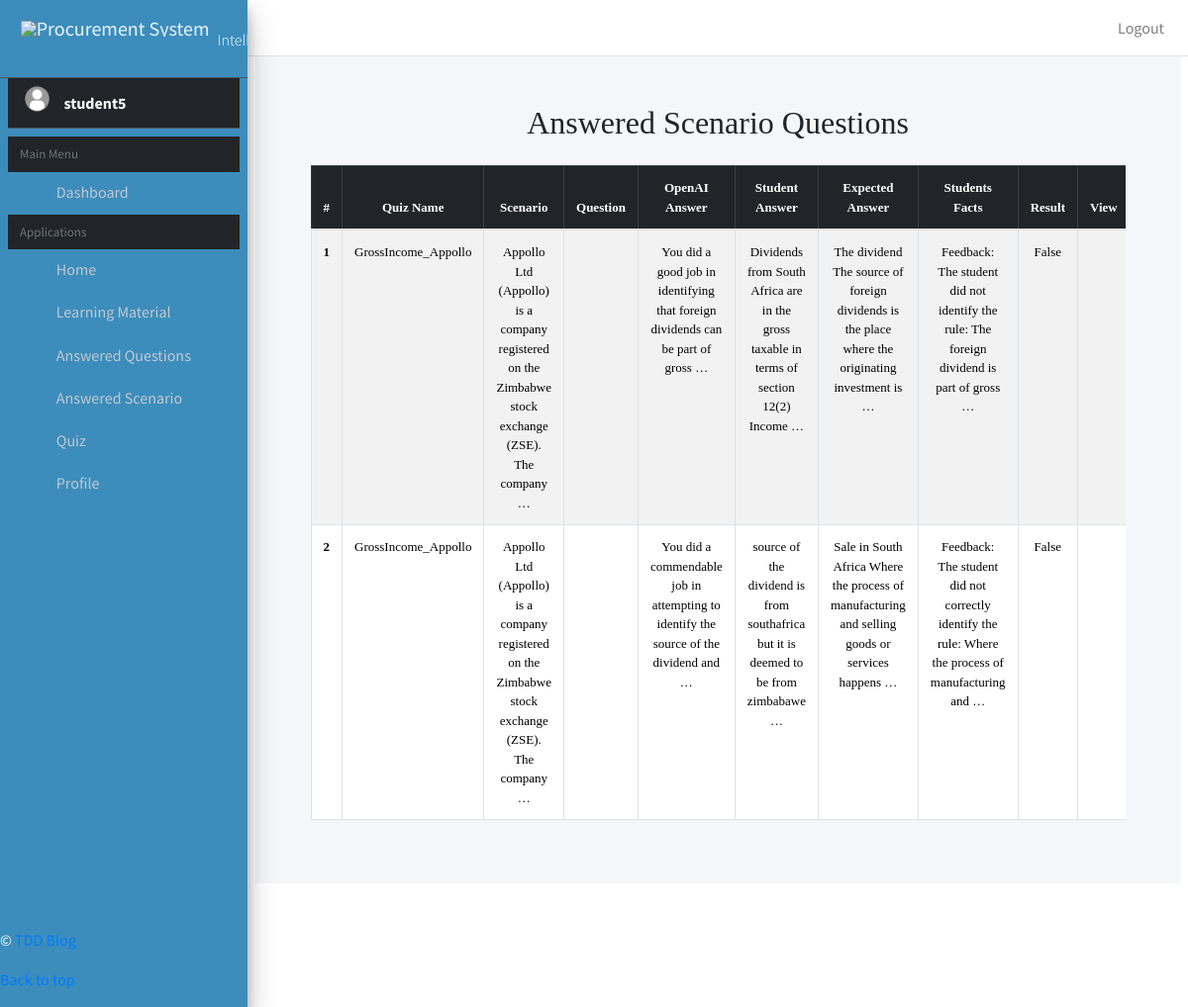
Page /answered_scenarion_questions/ (signed in) on the committed database.
### class_room/models.py (models this page shows)
class AnsweredScenarioQuestions(models.Model):
    student = models.ForeignKey(User,on_delete=models.CASCADE, related_name='all_answered_scenario_questions')
    scenario_question = models.ForeignKey(QuestionScenario,on_delete=models.CASCADE,null=True)
    student_answer = models.TextField(null=True,blank=True)
    openai_answer = models.TextField(null=True,blank=True)
    student_facts_identified = models.TextField(null=True,blank=True)
    is_answered_correct = models.BooleanField(default=False, null=True,blank=True)

class QuestionScenario(models.Model):
    id = models.IntegerField(primary_key=True)
    name = models.TextField()
    notes = models.TextField()
    required=models.TextField()
    income_statment_key = models.TextField()
    concept_link = models.TextField()
    competency_level = models.TextField()
    Concept_Knowledge_repository_id = models.CharField(max_length=50)
    Course_Name = models.TextField()
    Answer = models.TextField()
    rule_fact = models.ForeignKey(RuleFact, on_delete=models.SET_NULL, null=True, blank=True)

### class_room/views.py (the view)
# urls.py: path('answered_scenarion_questions/', views.answered_scenarion_questions, name='answered_scenarion_questions'),
@login_required
def answered_scenarion_questions(request):
    questions = AnsweredScenarioQuestions.objects.filter(student=request.user)
    return render(request,'class_room/answeres_scenarion_question.html',{"questions":questions})

### templates/class_room/answeres_scenarion_question.html
{% extends 'base.html' %}
{% block content %}
<div style="font-family: Poppins;font-size: small !important;" class="content-wrapper">
    <section class="content">
      <div class="container-fluid p-5">
        <h2 class="text-center mb-4">Answered Scenario Questions</h2>
        <div class="table-responsive">
            <table class="table table-striped table-bordered text-center">
                <thead class="table-dark">
                    <tr>
                        <th scope="col">#</th>
                        <th scope="col">Quiz Name</th>
                        <th scope="col">Scenario</th>
                        <th scope="col">Question</th>
                        <th scope="col">OpenAI Answer</th>
                        <th scope="col">Student Answer</th>
                        <th scope="col">Expected Answer</th>
                        <th scope="col">Students Facts</th>
                        <th scope="col">Result</th>
                        <th scope="col">View</th>
                    </tr>
                </thead>
                <tbody>
                    {% for question in questions %}
                    <tr>
                        <th scope="row">{{ forloop.counter }}</th>
                        <td>{{ question.scenario_question.name }}</td>
                        <td>{{ question.scenario_question.notes|truncatewords:15 }}</td>
                        <td>{{ question.scenario_question.reqiured }}</td>
                        <td>{{ question.openai_answer|truncatewords:15 }}</td>
                        <td>{{ question.student_answer|truncatewords:15 }}</td>
                        <td>{{ question.scenario_question.Answer|truncatewords:15 }}</td>
                        <td>{{ question.student_facts_identified|truncatewords:15 }}</td>
                        <td>{{ question.is_answered_correct }}</td>
                        <td><a href="{% url 'answered_scenario_question_by_id' question.id %}" ><i class="fa fa-eye"></i></a></td>
                    </tr>
                    {% empty %}
                    <tr>
                        <td colspan="4" class="text-center text-muted">No questions answered yet.</td>
                    </tr>
                    {% endfor %}
                </tbody>
            </table>
        </div>
</div>
    </section>
</div>
{% endblock %}

### templates/base.html (shortened to what this page needs)
{% load static %}
<!DOCTYPE html>
<html>
<head>
    <link href="https://cdn.jsdelivr.net/npm/bootstrap@5.3.3/dist/css/bootstrap.min.css" rel="stylesheet"
>
    <link rel="stylesheet" href="https://cdn.jsdelivr.net/npm/select2@4.1.0-rc.0/dist/css/select2.min.css">
    {% include 'css_dashboard.html' %}
</head>
<body>
    <nav class="main-header navbar navbar-expand navbar-white navbar-light">
        <ul class="navbar-nav">
            <li class="nav-item">
                <a class="nav-link" data-widget="pushmenu" href="#" role="button"><i class="fas fa-bars"></i></a>
            </li>
        </ul>
        <ul class="navbar-nav ml-auto">
            <li class="nav-item">
                <a class="nav-link" data-widget="fullscreen" href="#" role="button">
                    <i class="fas fa-expand-arrows-alt"></i>
                </a>
            </li>
            <li class="nav-item">
                <a class="nav-link" data-widget="control-sidebar" data-slide="true" href="#" role="button">
                    <i class="fas fa-th-large"></i>
                </a>
            </li>
            <li>
                {% if user.is_authenticated %}
                <a class="nav-link" data-slide="true" href="{% url 'logout' %}" role="button">
                    Logout
                </a>
                {% else %}
                <a class="nav-link" data-slide="true" href="{% url 'signup_page' %}" role="button">
                    <i class="fa fa-sign-out" aria-hidden="true"></i>
                    Sign Up
                </a>
                {% endif %}
            </li>
        </ul>
    </nav>
    <aside class="main-sidebar sidebar-dark-primary elevation-4 bg-lightblue">
        <span class="brand-link py-4">
            <img src="{% static 'dashboard/img/learning-management-system.png' %}" alt="Procurement System"
                class="brand-image img-square" style="opacity: .9">
            <span class="brand-text font-weight-light fs-6"> Intelligence Tutoring</span>
        </span>
        <div class="sidebar">
            {% if user.is_authenticated %}
            <div class="user-panel py-1 text-bg-dark d-flex">
                <div class="image">
                    <img src="{% static 'dashboard/img/user_image160x160.png' %}" class="img-circle" alt="User Image">
                </div>
                <div class="info">
                    <span class="d-block text-light fw-bold py-1">{{user}}</span>
                </div>
            </div>
            {% endif %}
            <nav class="mt-2" style="overflow: hidden;position: relative;height: 800px !important;">
                <ul class="nav nav-pills nav-sidebar flex-column" data-widget="treeview" role="menu"
                    data-accordion="false">
                    <li style="font-size: small !important;" class="nav-header text-muted text-bg-dark">Main Menu</li>
                    <li class="nav-item">
                        <a href="{% url 'homepage' %}" class="nav-link">
                            <i style="font-size: small !important;" class="nav-icon fas fa-tachometer-alt"></i>
                            <p>
                                Dashboard
                            </p>
                        </a>
                    </li>
                    {% if user.is_authenticated %}
                    <li style="font-size: small !important; " class="nav-header text-muted text-bg-dark">Applications</li>
                    <li class="nav-item">
                        <a href="{% url 'homepage' %}" class="nav-link">
                            <i style="font-size: small !important;" class="nav-icon fas fa-copy"></i>
                            <p>
                                Home
                            </p>
                        </a>
                    </li>
                    <li class="nav-item">
                        <a href="{% url 'learning_materials' %}" class="nav-link">
                            <i style="font-size: small !important;" class="nav-icon far fa-file"></i>
                            <p>
                                Learning Material
                            </p>
                        </a>
                    </li>
                    <li class="nav-item">
                        <a href="{% url 'answered_questions' %}" class="nav-link">
                            <i style="font-size: small !important;" class="nav-icon fas fa-equals"></i>
                            <p>
                                Answered Questions
                            </p>
                        </a>
                    </li>
                    <li class="nav-item">
                        <a href="{% url 'answered_scenarion_questions' %}" class="nav-link">
                            <i style="font-size: small !important;" class="nav-icon fas fa-boxes"></i>
                            <p>
                                Answered Scenario
                            </p>
                        </a>
                    </li>
                    <li class="nav-item">
                        <a href="{% url 'quiz_management' %}" class="nav-link">
                            <i style="font-size: small !important;" class="nav-icon fas fa-calculator"></i>
                            <p>
                                Quiz
                            </p>
                        </a>
                    </li>
                    <li class="nav-item">
                        <a href="{% url 'current_user_profile' %}" class="nav-link">
                            <i style="font-size: small !important;" class="nav-icon fas fa-user"></i>
                            <p>
                                Profile
                            </p>
                        </a>
                    </li>
                    {% endif %}
                </ul>
            </nav>
        </div>
        <footer class="blog-footer">
            <p>&copy; <a href="">TDD Blog</a></p>
            <p>
                <a href="{% url 'homepage' %}">Back to top</a>
            </p>
        </footer>
    </aside>
    <main class="container-fluid">
        {% block content %}
        {% endblock content %}
    </main>
    {% include 'javascript_dashboard.html' %}
</body>
</html>

### templates/css_dashboard.html (shortened to what this page needs)
{% load static %}
<link rel="stylesheet" href="{% static 'dashboard/plugins/fontawesome-free/css/all.min.css' %}">
<link rel="stylesheet" href="https://code.ionicframework.com/ionicons/2.0.1/css/ionicons.min.css">
<link rel="stylesheet" href="{% static 'dashboard/css/adminlte.min.css' %}">

### templates/javascript_dashboard.html (shortened to what this page needs)
{% load static %}
<link href="https://cdn.jsdelivr.net/npm/bootstrap-icons@1.7.2/font/bootstrap-icons.css" rel="stylesheet">

### templates/css_dashboard.html (style rules this page uses)
::placeholder { font-size: x-small !important; }

### rows in the picture
AnsweredScenarioQuestions: scenario_question.name "GrossIncome_Appollo", scenario_question.notes "Appollo Ltd (Appollo) is a company registered on the Zimbabwe stock exchange (ZSE). The company …", openai_answer "You did a good job in identifying that foreign dividends can be part of gross …", student_answer "Dividends from South Africa are in the gross taxable in terms of section 12(2) Income …", scenario_question.Answer "The dividend The source of foreign dividends is the place where the originating investment is …", student_facts_identified "Feedback: The student did not identify the rule: The foreign dividend is part of gross …", is_answered_correct "False"
AnsweredScenarioQuestions: scenario_question.name "GrossIncome_Appollo", scenario_question.notes "Appollo Ltd (Appollo) is a company registered on the Zimbabwe stock exchange (ZSE). The company …", openai_answer "You did a commendable job in attempting to identify the source of the dividend and …", student_answer "source of the dividend is from southafrica but it is deemed to be from zimbabawe …", scenario_question.Answer "Sale in South Africa Where the process of manufacturing and selling goods or services happens …", student_facts_identified "Feedback: The student did not correctly identify the rule: Where the process of manufacturing and …", is_answered_correct "False"

### other values in the picture
{{ user }} "student5"
